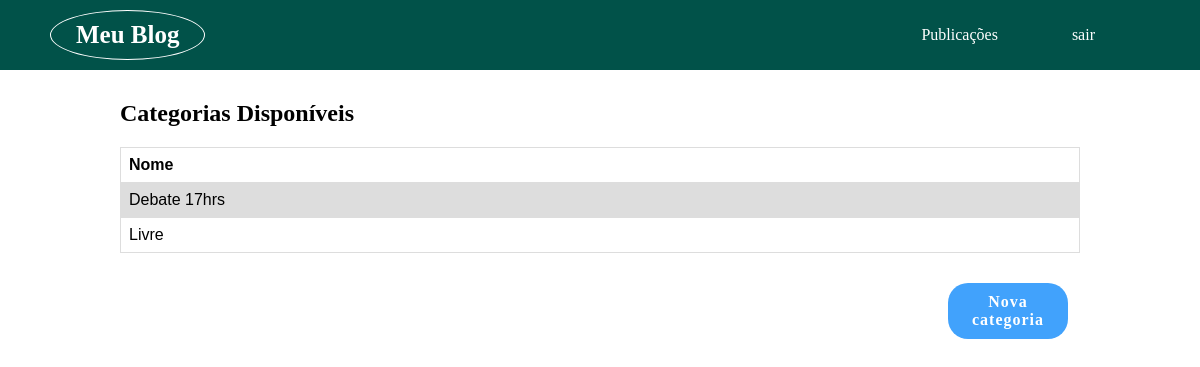
/categorias (signed in), run on an earlier commit of the app's database.
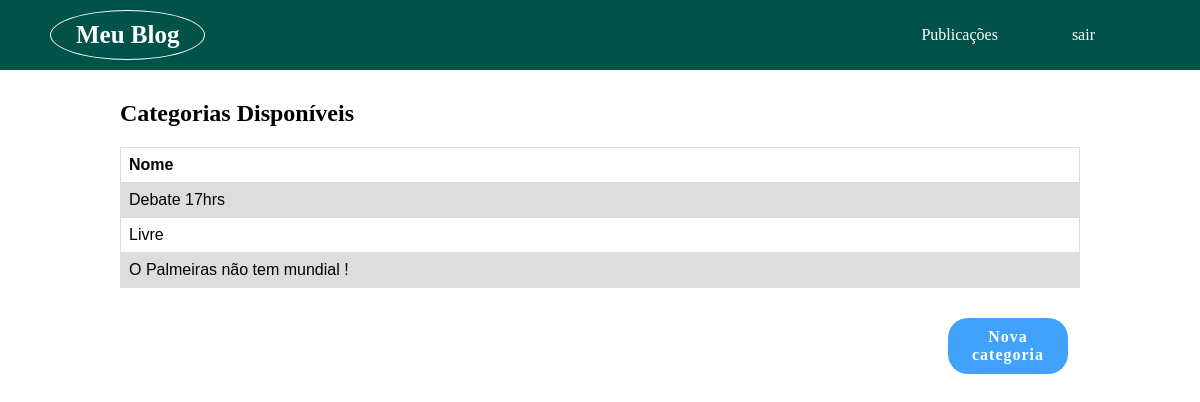
And on a later commit of the database.
### accounts/models.py (models this page shows, shortened)
class Categoria(models.Model):
    nome_categoria = models.CharField(max_length=100)

### accounts/views.py (the view)
# urls.py: path('categorias', views.categorias, name='categorias'),
def categorias(request):
    categorias = Categoria.objects.all()
    usuario_id = request.session['usuario_id']
    usuario_name = request.session['usuario_name']
    usuario_tipo = request.session['usuario_tipo']
    return render(request, 'accounts/categorias.html', {
        "categorias":categorias,
        'usuario_id':usuario_id,
        'usuario_name':usuario_name,
        'usuario_tipo':usuario_tipo,
    })

### accounts/templates/accounts/categorias.html
{% extends 'base.html' %}
{% block conteudo %}
    <div class="container_categorias">
        <div class="content_categoria">
        <h2>Categorias Disponíveis</h2>
            <table>
                <tr>
                    <th>Nome</th>
                </tr>
                {% for categoria in categorias %}
                <tr>
                    <td>{{ categoria.nome_categoria }}</td>
                </tr>
                {% endfor %}
            </table>
            <div class="button_categorias">
                <a class="button_confirm" href="{% url 'categoria' %}">Nova categoria</a>
            </div>
        </div>
    </div>
{% endblock %}

What changed in the data, as far as the page shows it:
added Categoria: nome_categoria "O Palmeiras não tem mundial !"
